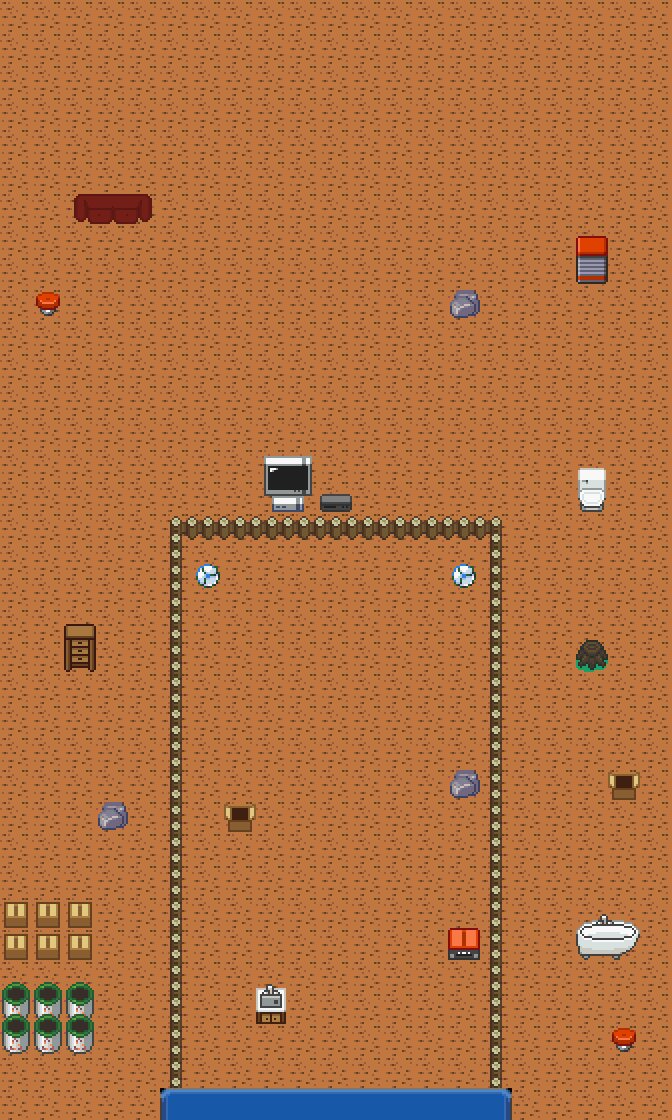

Below is a game level as drawn by its tile map, then a one-line description and the .tmx that defines it (tile-layer data replaced by summaries):
An orthogonal 21x35 tile map with 32x32 px tiles, 4 tile layers (Tile Layer 1, Tile Layer 2, Tile Layer 3, Above Player), 3 tilesets and 39 objects (21x collision, 18x event).

<map version="1.8" tiledversion="1.8.0" orientation="orthogonal" renderorder="right-down" compressionlevel="0" width="21" height="35" tilewidth="32" tileheight="32" infinite="0" nextlayerid="7" nextobjectid="46">
 <tileset firstgid="1" name="KelvinShadewing_Terrain" tilewidth="32" tileheight="32" tilecount="285" columns="19">
  <image source="../gfx/tilesets/KelvinShadewing_Terrain.png" width="608" height="480" />
 </tileset>
 <tileset firstgid="286" name="KelvinShadewing_Buildings" tilewidth="32" tileheight="32" tilecount="680" columns="20">
  <image source="../gfx/tilesets/KelvinShadewing_Buildings.png" width="640" height="1088" />
 </tileset>
 <tileset firstgid="966" name="core_set pieces" tilewidth="32" tileheight="32" tilecount="1550" columns="31">
  <image source="../gfx/tilesets/core_set pieces.png" width="992" height="1600" />
 </tileset>
 <layer id="1" name="Tile Layer 1" width="21" height="35">
  <data>[735 cells, 725 non-empty, 6 distinct tile ids]</data>
 </layer>
 <layer id="2" name="Tile Layer 2" width="21" height="35">
  <data>[735 cells, 98 non-empty, 32 distinct tile ids]</data>
 </layer>
 <layer id="3" name="Tile Layer 3" width="21" height="35">
  <data>[735 cells, 6 non-empty, 1 distinct tile ids]</data>
 </layer>
 <layer id="4" name="Above Player" width="21" height="35">
  <data>[735 cells, 2 non-empty, 2 distinct tile ids]</data>
 </layer>
 <objectgroup color="#ff0000" id="5" name="Collisions">
  <object id="1" type="collision" x="64" y="192" width="96" height="32" />
  <object id="2" type="collision" x="32" y="288" width="32" height="32" />
  <object id="3" type="collision" x="256" y="448" width="96" height="64" />
  <object id="4" type="collision" x="448" y="288" width="32" height="32" />
  <object id="5" type="collision" x="576" y="224" width="32" height="64" />
  <object id="6" type="collision" x="576" y="448" width="32" height="64" />
  <object id="7" type="collision" x="576" y="640" width="32" height="32" />
  <object id="8" type="collision" x="448" y="768" width="32" height="32" />
  <object id="9" type="collision" x="64" y="608" width="32" height="64" />
  <object id="10" type="collision" x="96" y="800" width="32" height="32" />
  <object id="12" type="collision" x="0" y="896" width="96" height="160" />
  <object id="13" type="collision" x="576" y="928" width="64" height="32" />
  <object id="14" type="collision" x="608" y="768" width="32" height="32" />
  <object id="17" type="collision" x="480" y="512" width="32" height="576" />
  <object id="19" type="collision" x="160" y="512" width="32" height="576" />
  <object id="20" type="collision" x="192" y="512" width="288" height="32" />
  <object id="21" type="collision" x="224" y="800" width="32" height="32" />
  <object id="22" type="collision" x="256" y="992" width="32" height="32" />
  <object id="23" type="collision" x="192" y="544" width="32" height="32" />
  <object id="24" type="collision" x="448" y="544" width="32" height="32" />
  <object id="25" type="event" x="448" y="544" width="32" height="32">
   <properties>
    <property name="act10" value="add_monster fruitera,10" />
    <property name="act20" value="set_variable got_Fruitera:true" />
    <property name="act30" value="translated_dialog mart_junkyard01" />
    <property name="act40" value="set_variable got_first_tuxemon:true" />
    <property name="cond10" value="is char_facing_tile player" />
    <property name="cond20" value="is button_pressed INTERACT" />
    <property name="cond30" value="not variable_set got_first_tuxemon:true" />
    <property name="cond40" value="is variable_set maple_bedroom1:true" />
   </properties>
  </object>
  <object id="26" type="event" x="192" y="544" width="32" height="32">
   <properties>
    <property name="act10" value="add_monster bamboon,10" />
    <property name="act20" value="set_variable got_Bamboon:true" />
    <property name="act30" value="translated_dialog mart_junkyard02" />
    <property name="act40" value="set_variable got_first_tuxemon:true" />
    <property name="cond10" value="is char_facing_tile player" />
    <property name="cond20" value="is button_pressed INTERACT" />
    <property name="cond30" value="not variable_set got_first_tuxemon:true" />
    <property name="cond40" value="is variable_set maple_bedroom1:true" />
   </properties>
  </object>
  <object id="27" type="collision" x="448" y="928" width="32" height="32" />
 </objectgroup>
 <objectgroup color="#ffff00" id="6" name="Events">
  <object id="15" type="event" x="320" y="608" width="32" height="32">
   <properties>
    <property name="act10" value="create_npc maple_wren,10,6,wander" />
    <property name="cond10" value="is variable_set maple_bedroom1:true" />
   </properties>
  </object>
  <object id="16" type="event" x="320" y="1056" width="32" height="32">
   <properties>
    <property name="act10" value="transition_teleport player,city1_mart_junkyard.tmx,11,4,0.3" />
    <property name="act20" value="char_face player,down" />
    <property name="cond10" value="is char_at player" />
    <property name="cond20" value="is char_facing player,down" />
   </properties>
  </object>
  <object id="29" type="event" x="288" y="1024" width="96" height="32">
   <properties>
    <property name="act10" value="translated_dialog junkyard_01" />
    <property name="act20" value="translated_dialog junkyard_02" />
    <property name="act40" value="set_variable talked_to_maple_junkyard:true" />
    <property name="cond10" value="is variable_set maple_bedroom1:true" />
    <property name="cond20" value="is char_at player" />
    <property name="cond30" value="not variable_set talked_to_maple_junkyard:true" />
   </properties>
  </object>
  <object id="30" type="event" x="288" y="1056" width="32" height="32">
   <properties>
    <property name="act10" value="translated_dialog junkyard_01" />
    <property name="act20" value="translated_dialog junkyard_02" />
    <property name="act40" value="set_variable talked_to_maple_junkyard:true" />
    <property name="cond10" value="is variable_set maple_bedroom1:true" />
    <property name="cond20" value="is char_at player" />
    <property name="cond30" value="not variable_set talked_to_maple_junkyard:true" />
   </properties>
  </object>
  <object id="31" type="event" x="352" y="1056" width="32" height="32">
   <properties>
    <property name="act10" value="translated_dialog junkyard_01" />
    <property name="act20" value="translated_dialog junkyard_02" />
    <property name="act40" value="set_variable talked_to_maple_junkyard:true" />
    <property name="cond10" value="is variable_set maple_bedroom1:true" />
    <property name="cond20" value="is char_at player" />
    <property name="cond30" value="not variable_set talked_to_maple_junkyard:true" />
   </properties>
  </object>
  <object id="32" type="event" x="160" y="480" width="32" height="32">
   <properties>
    <property name="act10" value="pathfind maple_wren,6,18" />
    <property name="act20" value="translated_dialog mart_junkyard03" />
    <property name="act30" value="set_variable maple_got_tuxemon1:true" />
    <property name="cond10" value="is variable_set got_Fruitera:true" />
    <property name="cond20" value="not variable_set maple_got_tuxemon1:true" />
   </properties>
  </object>
  </objectgroup>
</map>
<!-- 10 of 39 objects omitted -->
